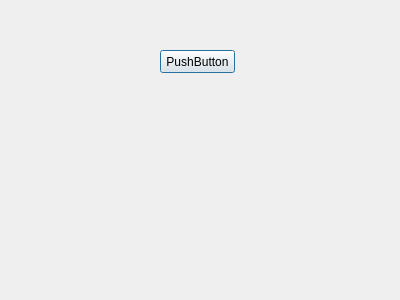
<?xml version="1.0" encoding="UTF-8"?>
<ui version="4.0">
 <class>Prof</class>
 <widget class="QDialog" name="Prof">
  <property name="geometry">
   <rect>
    <x>0</x>
    <y>0</y>
    <width>400</width>
    <height>300</height>
   </rect>
  </property>
  <property name="windowTitle">
   <string>Dialog</string>
  </property>
  <widget class="QPushButton" name="pushButton">
   <property name="geometry">
    <rect>
     <x>160</x>
     <y>50</y>
     <width>75</width>
     <height>23</height>
    </rect>
   </property>
   <property name="text">
    <string>PushButton</string>
   </property>
  </widget>
 </widget>
 <resources/>
 <connections/>
</ui>
